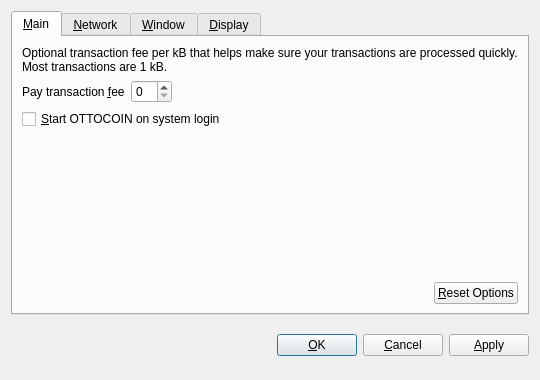
<?xml version="1.0" encoding="UTF-8"?>
<ui version="4.0">
 <class>OptionsDialog</class>
 <widget class="QDialog" name="OptionsDialog">
  <property name="geometry">
   <rect>
    <x>0</x>
    <y>0</y>
    <width>540</width>
    <height>380</height>
   </rect>
  </property>
  <property name="windowTitle">
   <string>Options</string>
  </property>
  <property name="modal">
   <bool>true</bool>
  </property>
  <layout class="QVBoxLayout" name="verticalLayout">
   <item>
    <widget class="QTabWidget" name="tabWidget">
     <property name="tabPosition">
      <enum>QTabWidget::North</enum>
     </property>
     <property name="currentIndex">
      <number>0</number>
     </property>
     <widget class="QWidget" name="tabMain">
      <attribute name="title">
       <string>&amp;Main</string>
      </attribute>
      <layout class="QVBoxLayout" name="verticalLayout_Main">
       <item>
        <widget class="QLabel" name="transactionFeeInfoLabel">
         <property name="text">
          <string>Optional transaction fee per kB that helps make sure your transactions are processed quickly. Most transactions are 1 kB.</string>
         </property>
         <property name="textFormat">
          <enum>Qt::PlainText</enum>
         </property>
         <property name="wordWrap">
          <bool>true</bool>
         </property>
        </widget>
       </item>
       <item>
        <layout class="QHBoxLayout" name="horizontalLayout_1_Main">
         <item>
          <widget class="QLabel" name="transactionFeeLabel">
           <property name="text">
            <string>Pay transaction &amp;fee</string>
           </property>
           <property name="textFormat">
            <enum>Qt::PlainText</enum>
           </property>
           <property name="buddy">
            <cstring>transactionFee</cstring>
           </property>
          </widget>
         </item>
         <item>
          <widget class="BitcoinAmountField" name="transactionFee"/>
         </item>
         <item>
          <spacer name="horizontalSpacer_1_Main">
           <property name="orientation">
            <enum>Qt::Horizontal</enum>
           </property>
           <property name="sizeHint" stdset="0">
            <size>
             <width>40</width>
             <height>20</height>
            </size>
           </property>
          </spacer>
         </item>
        </layout>
       </item>
       <item>
        <widget class="QCheckBox" name="bitcoinAtStartup">
         <property name="toolTip">
          <string>Automatically start OTTOCOIN after logging in to the system.</string>
         </property>
         <property name="text">
          <string>&amp;Start OTTOCOIN on system login</string>
         </property>
        </widget>
       </item>
       <item>
        <spacer name="verticalSpacer_Main">
         <property name="orientation">
          <enum>Qt::Vertical</enum>
         </property>
         <property name="sizeHint" stdset="0">
          <size>
           <width>20</width>
           <height>40</height>
          </size>
         </property>
        </spacer>
       </item>
       <item>
        <layout class="QHBoxLayout" name="horizontalLayout_2_Main">
         <item>
          <spacer name="horizontalSpacer_2_Main">
           <property name="orientation">
            <enum>Qt::Horizontal</enum>
           </property>
           <property name="sizeHint" stdset="0">
            <size>
             <width>40</width>
             <height>20</height>
            </size>
           </property>
          </spacer>
         </item>
         <item>
          <widget class="QPushButton" name="resetButton">
           <property name="toolTip">
            <string>Reset all client options to default.</string>
           </property>
           <property name="text">
            <string>&amp;Reset Options</string>
           </property>
           <property name="autoDefault">
            <bool>false</bool>
           </property>
          </widget>
         </item>
        </layout>
       </item>
      </layout>
     </widget>
     <widget class="QWidget" name="tabNetwork">
      <attribute name="title">
       <string>&amp;Network</string>
      </attribute>
      <layout class="QVBoxLayout" name="verticalLayout_Network">
       <item>
        <widget class="QCheckBox" name="mapPortUpnp">
         <property name="toolTip">
          <string>Automatically open the OTTOCOIN client port on the router. This only works when your router supports UPnP and it is enabled.</string>
         </property>
         <property name="text">
          <string>Map port using &amp;UPnP</string>
         </property>
        </widget>
       </item>
       <item>
        <widget class="QCheckBox" name="connectSocks">
         <property name="toolTip">
          <string>Connect to the OTTOCOIN network through a SOCKS proxy (e.g. when connecting through Tor).</string>
         </property>
         <property name="text">
          <string>&amp;Connect through SOCKS proxy:</string>
         </property>
        </widget>
       </item>
       <item>
        <layout class="QHBoxLayout" name="horizontalLayout_Network">
         <item>
          <widget class="QLabel" name="proxyIpLabel">
           <property name="text">
            <string>Proxy &amp;IP:</string>
           </property>
           <property name="textFormat">
            <enum>Qt::PlainText</enum>
           </property>
           <property name="buddy">
            <cstring>proxyIp</cstring>
           </property>
          </widget>
         </item>
         <item>
          <widget class="QValidatedLineEdit" name="proxyIp">
           <property name="maximumSize">
            <size>
             <width>140</width>
             <height>16777215</height>
            </size>
           </property>
           <property name="toolTip">
            <string>IP address of the proxy (e.g. 127.0.0.1)</string>
           </property>
          </widget>
         </item>
         <item>
          <widget class="QLabel" name="proxyPortLabel">
           <property name="text">
            <string>&amp;Port:</string>
           </property>
           <property name="textFormat">
            <enum>Qt::PlainText</enum>
           </property>
           <property name="buddy">
            <cstring>proxyPort</cstring>
           </property>
          </widget>
         </item>
         <item>
          <widget class="QLineEdit" name="proxyPort">
           <property name="maximumSize">
            <size>
             <width>55</width>
             <height>16777215</height>
            </size>
           </property>
           <property name="toolTip">
            <string>Port of the proxy (e.g. 9050)</string>
           </property>
          </widget>
         </item>
         <item>
          <widget class="QLabel" name="socksVersionLabel">
           <property name="text">
            <string>SOCKS &amp;Version:</string>
           </property>
           <property name="textFormat">
            <enum>Qt::PlainText</enum>
           </property>
           <property name="buddy">
            <cstring>socksVersion</cstring>
           </property>
          </widget>
         </item>
         <item>
          <widget class="QValueComboBox" name="socksVersion">
           <property name="toolTip">
            <string>SOCKS version of the proxy (e.g. 5)</string>
           </property>
          </widget>
         </item>
         <item>
          <spacer name="horizontalSpacer_Network">
           <property name="orientation">
            <enum>Qt::Horizontal</enum>
           </property>
           <property name="sizeHint" stdset="0">
            <size>
             <width>40</width>
             <height>20</height>
            </size>
           </property>
          </spacer>
         </item>
        </layout>
       </item>
       <item>
        <spacer name="verticalSpacer_Network">
         <property name="orientation">
          <enum>Qt::Vertical</enum>
         </property>
         <property name="sizeHint" stdset="0">
          <size>
           <width>20</width>
           <height>40</height>
          </size>
         </property>
        </spacer>
       </item>
      </layout>
     </widget>
     <widget class="QWidget" name="tabWindow">
      <attribute name="title">
       <string>&amp;Window</string>
      </attribute>
      <layout class="QVBoxLayout" name="verticalLayout_Window">
       <item>
        <widget class="QCheckBox" name="minimizeToTray">
         <property name="toolTip">
          <string>Show only a tray icon after minimizing the window.</string>
         </property>
         <property name="text">
          <string>&amp;Minimize to the tray instead of the taskbar</string>
         </property>
        </widget>
       </item>
       <item>
        <widget class="QCheckBox" name="minimizeOnClose">
         <property name="toolTip">
          <string>Minimize instead of exit the application when the window is closed. When this option is enabled, the application will be closed only after selecting Quit in the menu.</string>
         </property>
         <property name="text">
          <string>M&amp;inimize on close</string>
         </property>
        </widget>
       </item>
       <item>
        <spacer name="verticalSpacer_Window">
         <property name="orientation">
          <enum>Qt::Vertical</enum>
         </property>
         <property name="sizeHint" stdset="0">
          <size>
           <width>20</width>
           <height>40</height>
          </size>
         </property>
        </spacer>
       </item>
      </layout>
     </widget>
     <widget class="QWidget" name="tabDisplay">
      <attribute name="title">
       <string>&amp;Display</string>
      </attribute>
      <layout class="QVBoxLayout" name="verticalLayout_Display">
       <item>
        <layout class="QHBoxLayout" name="horizontalLayout_1_Display">
         <item>
          <widget class="QLabel" name="langLabel">
           <property name="text">
            <string>User Interface &amp;language:</string>
           </property>
           <property name="textFormat">
            <enum>Qt::PlainText</enum>
           </property>
           <property name="buddy">
            <cstring>lang</cstring>
           </property>
          </widget>
         </item>
         <item>
          <widget class="QValueComboBox" name="lang">
           <property name="toolTip">
            <string>The user interface language can be set here. This setting will take effect after restarting OTTOCOIN.</string>
           </property>
          </widget>
         </item>
        </layout>
       </item>
       <item>
        <layout class="QHBoxLayout" name="horizontalLayout_2_Display">
         <item>
          <widget class="QLabel" name="unitLabel">
           <property name="text">
            <string>&amp;Unit to show amounts in:</string>
           </property>
           <property name="textFormat">
            <enum>Qt::PlainText</enum>
           </property>
           <property name="buddy">
            <cstring>unit</cstring>
           </property>
          </widget>
         </item>
         <item>
          <widget class="QValueComboBox" name="unit">
           <property name="toolTip">
            <string>Choose the default subdivision unit to show in the interface and when sending coins.</string>
           </property>
          </widget>
         </item>
        </layout>
       </item>
       <item>
        <widget class="QCheckBox" name="displayAddresses">
         <property name="toolTip">
          <string>Whether to show OTTOCOIN addresses in the transaction list or not.</string>
         </property>
         <property name="text">
          <string>&amp;Display addresses in transaction list</string>
         </property>
        </widget>
       </item>
       <item>
        <widget class="QCheckBox" name="coinControlFeatures">
         <property name="toolTip">
          <string>Whether to show coin control features or not.</string>
         </property>
         <property name="text">
          <string>Display coin &amp;control features (experts only!)</string>
         </property>
        </widget>
       </item>
       <item>
        <spacer name="verticalSpacer_Display">
         <property name="orientation">
          <enum>Qt::Vertical</enum>
         </property>
         <property name="sizeHint" stdset="0">
          <size>
           <width>20</width>
           <height>40</height>
          </size>
         </property>
        </spacer>
       </item>
      </layout>
     </widget>
    </widget>
   </item>
   <item>
    <layout class="QHBoxLayout" name="horizontalLayout_Buttons">
     <item>
      <spacer name="horizontalSpacer_1">
       <property name="orientation">
        <enum>Qt::Horizontal</enum>
       </property>
       <property name="sizeHint" stdset="0">
        <size>
         <width>40</width>
         <height>48</height>
        </size>
       </property>
      </spacer>
     </item>
     <item>
      <widget class="QLabel" name="statusLabel">
       <property name="font">
        <font>
         <weight>75</weight>
         <bold>true</bold>
        </font>
       </property>
       <property name="text">
        <string/>
       </property>
       <property name="textFormat">
        <enum>Qt::PlainText</enum>
       </property>
       <property name="wordWrap">
        <bool>true</bool>
       </property>
      </widget>
     </item>
     <item>
      <spacer name="horizontalSpacer_2">
       <property name="orientation">
        <enum>Qt::Horizontal</enum>
       </property>
       <property name="sizeHint" stdset="0">
        <size>
         <width>40</width>
         <height>48</height>
        </size>
       </property>
      </spacer>
     </item>
     <item>
      <widget class="QPushButton" name="okButton">
       <property name="text">
        <string>&amp;OK</string>
       </property>
      </widget>
     </item>
     <item>
      <widget class="QPushButton" name="cancelButton">
       <property name="text">
        <string>&amp;Cancel</string>
       </property>
       <property name="autoDefault">
        <bool>false</bool>
       </property>
      </widget>
     </item>
     <item>
      <widget class="QPushButton" name="applyButton">
       <property name="text">
        <string>&amp;Apply</string>
       </property>
       <property name="autoDefault">
        <bool>false</bool>
       </property>
      </widget>
     </item>
    </layout>
   </item>
  </layout>
 </widget>
 <customwidgets>
  <customwidget>
   <class>BitcoinAmountField</class>
   <extends>QSpinBox</extends>
   <header>bitcoinamountfield.h</header>
  </customwidget>
  <customwidget>
   <class>QValueComboBox</class>
   <extends>QComboBox</extends>
   <header>qvaluecombobox.h</header>
  </customwidget>
  <customwidget>
   <class>QValidatedLineEdit</class>
   <extends>QLineEdit</extends>
   <header>qvalidatedlineedit.h</header>
  </customwidget>
 </customwidgets>
 <resources/>
 <connections/>
</ui>
